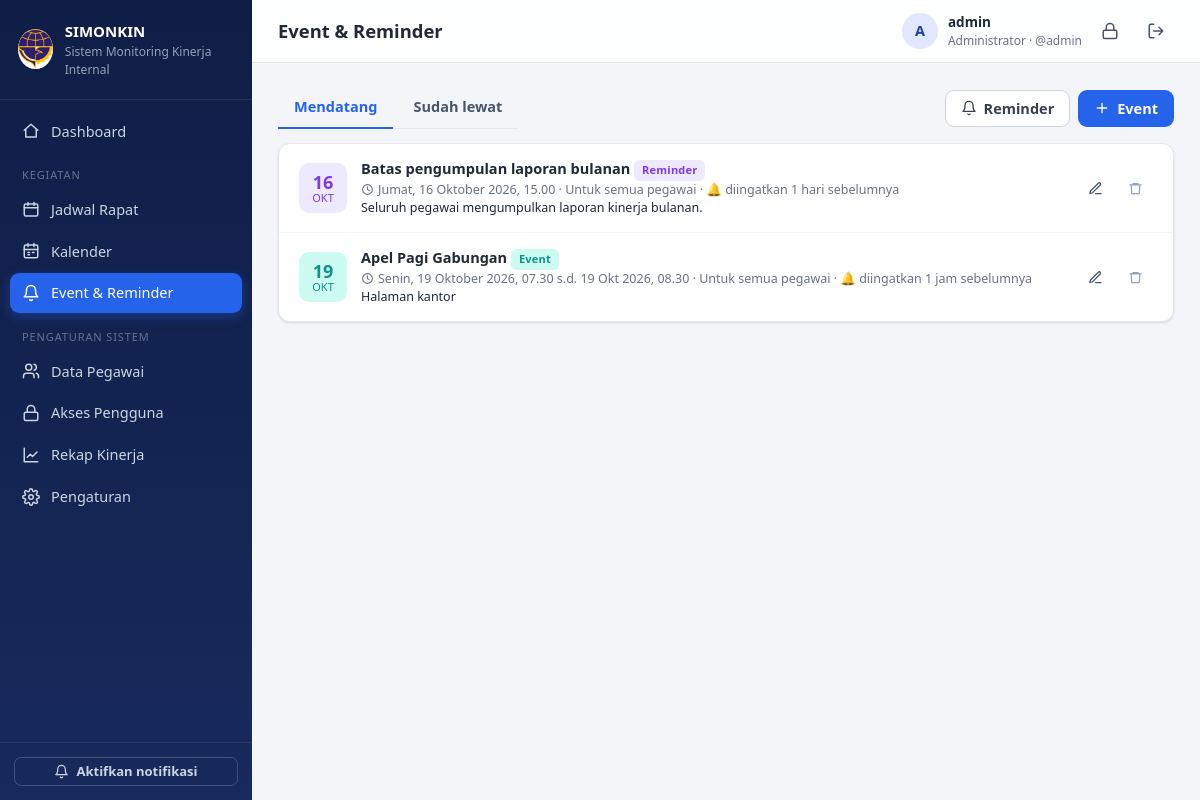
The app's page /event (signed in) with its own data.
### tables this page shows
CREATE TABLE settings (key TEXT PRIMARY KEY, value TEXT);

CREATE TABLE users (
    id INTEGER PRIMARY KEY AUTOINCREMENT,
    username TEXT UNIQUE NOT NULL,
    password_hash TEXT NOT NULL,
    role TEXT NOT NULL CHECK (role IN ('admin','user')),
    pegawai_id INTEGER REFERENCES pegawai(id) ON DELETE SET NULL,
    aktif INTEGER NOT NULL DEFAULT 1,
    last_login TEXT, created_at TEXT
);

CREATE TABLE events (
    id INTEGER PRIMARY KEY AUTOINCREMENT,
    judul TEXT NOT NULL, deskripsi TEXT,
    jenis TEXT NOT NULL DEFAULT 'event' CHECK (jenis IN ('event','reminder')),
    mulai TEXT NOT NULL, selesai TEXT,
    ingatkan_menit INTEGER NOT NULL DEFAULT 0,
    untuk_pegawai_id INTEGER REFERENCES pegawai(id) ON DELETE CASCADE,
    created_by INTEGER, created_at TEXT
);

### app.py (the view)
@app.route("/event")
@login_required
def event_list():
    tab = request.args.get("tab", "mendatang")
    today = date.today().isoformat()
    ev_where, ev_args = visible_events_sql()
    if tab == "lewat":
        cond, order = "substr(coalesce(nullif(e.selesai,''), e.mulai),1,10) < ?", "DESC"
    else:
        cond, order = "substr(coalesce(nullif(e.selesai,''), e.mulai),1,10) >= ?", "ASC"
    rows = query(f"""SELECT e.*, p.nama AS untuk_nama FROM events e LEFT JOIN pegawai p ON p.id=e.untuk_pegawai_id
                     WHERE {ev_where} AND {cond} ORDER BY e.mulai {order}""", (*ev_args, today))
    return render_template("event_list.html", rows=rows, tab=tab)

### app.py (called while the page is built)
def get_db():
    if "db" not in g:
        g.db = sqlite3.connect(DB_PATH)
        g.db.row_factory = sqlite3.Row
        g.db.execute("PRAGMA foreign_keys = ON")
    return g.db

def query(sql, args=(), one=False):
    cur = get_db().execute(sql, args)
    rows = cur.fetchall()
    cur.close()
    return (rows[0] if rows else None) if one else rows

def now_str():
    return datetime.now().strftime(FMT)

def parse_dt(value):
    if not value:
        return None
    for fmt in (FMT, "%Y-%m-%d %H:%M", "%Y-%m-%d"):
        try:
            return datetime.strptime(value[:16] if "T" in value or " " in value else value[:10], fmt)
        except (ValueError, TypeError):
            continue
    return None

def csrf_token():
    if "_csrf" not in session:
        session["_csrf"] = secrets.token_hex(16)
    return session["_csrf"]

@app.before_request
def before():
    g.settings = {r["key"]: r["value"] for r in query("SELECT key, value FROM settings")}
    for k, v in DEFAULT_SETTINGS.items():
        g.settings.setdefault(k, v)
    g.user = None
    uid = session.get("uid")
    if uid:
        g.user = query(
            """SELECT u.*, p.nama AS pegawai_nama, p.jabatan AS pegawai_jabatan
               FROM users u LEFT JOIN pegawai p ON p.id = u.pegawai_id
               WHERE u.id = ? AND u.aktif = 1""", (uid,), one=True)
        if g.user is None:
            session.clear()
    if request.method == "POST":
        token = request.form.get("_csrf") or request.headers.get("X-CSRF-Token")
        if not token or token != session.get("_csrf"):
            abort(400, "Token keamanan tidak valid. Muat ulang halaman lalu coba lagi.")

def is_admin():
    return bool(g.user and g.user["role"] == "admin")

def login_required(f):
    @wraps(f)
    def wrapper(*a, **kw):
        if not g.user:
            return redirect(url_for("login", next=request.full_path))
        return f(*a, **kw)
    return wrapper

def icon(name, size=18):
    return Markup(
        f'<svg class="ic" width="{size}" height="{size}" viewBox="0 0 24 24" fill="none" stroke="currentColor" '
        f'stroke-width="2" stroke-linecap="round" stroke-linejoin="round" aria-hidden="true">{ICONS.get(name, "")}</svg>')

@app.template_filter("tgl")
def f_tgl(value, hari=True):
    dt = parse_dt(value)
    if not dt:
        return "-"
    s = f"{dt.day} {BULAN[dt.month]} {dt.year}"
    return f"{HARI[dt.weekday()]}, {s}" if hari else s

### monitoring-kinerja/templates/event_list.html (shortened to what this page needs)
{% extends 'base.html' %}
{% from '_macros.html' import delete_btn %}
{% block heading %}{{ 'Event & Reminder' if is_admin else 'Pengingat & Event' }}{% endblock %}
{% block content %}
<div class="toolbar">
  <div class="tabs m0">
    <a href="{{ url_for('event_list', tab='mendatang') }}" class="tab {{ 'active' if tab!='lewat' }}">Mendatang</a>
    <a href="{{ url_for('event_list', tab='lewat') }}" class="tab {{ 'active' if tab=='lewat' }}">Sudah lewat</a>
  </div>
  {% if is_admin %}
  <div class="actions">
    <a href="{{ url_for('event_baru', jenis='reminder') }}" class="btn btn-light">{{ icon('bell',16) }} Reminder</a>
    <a href="{{ url_for('event_baru') }}" class="btn btn-primary">{{ icon('plus',16) }} Event</a>
  </div>
  {% endif %}
</div>
<div class="card p0">
{% for e in rows %}
  <div class="ev-row" id="ev{{ e.id }}">
    <div class="date-box {{ 'rem' if e.jenis=='reminder' else 'evt' }}"><b>{{ e.mulai[8:10] }}</b><span>{{ (e.mulai|tgl(false)).split(' ')[1][:3] }}</span></div>
    <div class="li-body">
      <div class="li-title">{{ e.judul }} <span class="badge {{ 'b-purple' if e.jenis=='reminder' else 'b-teal' }}">{{ e.jenis|capitalize }}</span></div>
      <div class="li-meta">{{ icon('clock',13) }} {{ e.mulai|tgl }}{% if e.mulai[11:16] != '00:00' %}, {{ e.mulai|jam }}{% endif %}{% if e.selesai %} s.d. {{ e.selesai|tgljam }}{% endif %}
        · {{ 'Untuk: ' ~ e.untuk_nama if e.untuk_nama else 'Untuk semua pegawai' }}
        {% if e.ingatkan_menit %} · 🔔 diingatkan {{ e.ingatkan_menit // 1440 ~ ' hari' if e.ingatkan_menit >= 1440 else (e.ingatkan_menit // 60 ~ ' jam' if e.ingatkan_menit >= 60 else e.ingatkan_menit ~ ' menit') }} sebelumnya{% endif %}</div>
      {% if e.deskripsi %}<div class="small">{{ e.deskripsi }}</div>{% endif %}
    </div>
    {% if is_admin %}
    <div class="nowrap">
      <a href="{{ url_for('event_edit', eid=e.id) }}" class="btn btn-sm btn-ghost">{{ icon('edit',15) }}</a>
      {{ delete_btn(url_for('event_hapus', eid=e.id)) }}
    </div>
    {% endif %}
  </div>
{% else %}
  <p class="empty">Tidak ada data.</p>
{% endfor %}
</div>
{% endblock %}

### monitoring-kinerja/templates/base.html (shortened to what this page needs)
<!doctype html>
<html lang="id">
  <head>
    <link
      rel="stylesheet"
      href="{{ url_for('static', filename='style.css') }}"
    />
  </head>
  <body>
    {% set ep = request.endpoint or '' %}
    <div class="layout">
      <aside class="sidebar" id="sidebar">
        <div class="brand">
          <div class="logo">
            <img
              src="{{ url_for('static', filename='img/logo.png') }}"
              alt="Logo"
              style="width: 100%; height: 100%; object-fit: contain"
            />
          </div>
          <div>
            <div class="brand-title">{{ settings.nama_aplikasi }}</div>
            <div class="brand-sub">{{ settings.nama_instansi }}</div>
          </div>
        </div>
        <nav class="nav">
          <a
            href="{{ url_for('dashboard') }}"
            class="{{ 'active' if ep=='dashboard' }}"
            >{{ icon('home') }} Dashboard</a
          >
          {% if is_admin %}
          <div class="nav-label">Kegiatan</div>
          <a
            href="{{ url_for('rapat_list') }}"
            class="{{ 'active' if ep.startswith('rapat') }}"
            >{{ icon('rapat') }} Jadwal Rapat</a
          >
          {% endif %}
          <a
            href="{{ url_for('kalender') }}"
            class="{{ 'active' if ep=='kalender' }}"
            >{{ icon('kalender') }} Kalender</a
          >
          <a
            href="{{ url_for('event_list') }}"
            class="{{ 'active' if ep.startswith('event') }}"
            >{{ icon('bell') }} {{ 'Event & Reminder' if is_admin else
            'Pengingat & Event' }}</a
          >
          {% if is_admin %}
          <div class="nav-label">Pengaturan Sistem</div>
          <a
            href="{{ url_for('pegawai_list') }}"
            class="{{ 'active' if ep.startswith('pegawai') }}"
            >{{ icon('pegawai') }} Data Pegawai</a
          >
          <a
            href="{{ url_for('pengguna_list') }}"
            class="{{ 'active' if ep.startswith('pengguna') }}"
            >{{ icon('kunci') }} Akses Pengguna</a
          >
          <a
            href="{{ url_for('rekap') }}"
            class="{{ 'active' if ep.startswith('rekap') }}"
            >{{ icon('chart') }} Rekap Kinerja</a
          >
          <a
            href="{{ url_for('pengaturan') }}"
            class="{{ 'active' if ep=='pengaturan' }}"
            >{{ icon('gear') }} Pengaturan</a
          >
          {% endif %}
        </nav>
        <div class="sidebar-foot">
          <button
            type="button"
            class="btn btn-sm btn-outline-light w100"
            id="btnNotif"
          >
            {{ icon('bell',15) }} Aktifkan notifikasi
          </button>
        </div>
      </aside>
      <main class="main">
        <header class="topbar">
          <h1 class="page-title">{% block heading %}{% endblock %}</h1>
          <div class="user-box">
            <div class="avatar">
              {{ (current_user.pegawai_nama or current_user.username)[:1]|upper
              }}
            </div>
            <div class="user-meta">
              <div class="user-name">
                {{ current_user.pegawai_nama or current_user.username }}
              </div>
              <div class="user-role">
                {{ 'Administrator' if is_admin else 'Pengguna' }} · @{{
                current_user.username }}
              </div>
            </div>
            <a
              class="icon-btn"
              href="{{ url_for('ganti_password') }}"
              title="Ganti password"
              >{{ icon('kunci') }}</a
            >
            <form method="post" action="{{ url_for('logout') }}" class="inline">
              <button class="icon-btn" title="Keluar">
                {{ icon('logout') }}
              </button>
            </form>
          </div>
        </header>
        <div class="content">
           {% block content %}{% endblock %}
        </div>
      </main>
    </div>
  </body>
</html>

### monitoring-kinerja/templates/_macros.html (shortened to what this page needs)
{% macro delete_btn(action, label='Hapus', msg='Yakin ingin menghapus data ini?') -%}
<form method="post" action="{{ action }}" class="inline" data-confirm="{{ msg }}">
  <button class="btn btn-sm btn-ghost-danger" title="{{ label }}">{{ icon('trash',15) }}</button>
</form>
{%- endmacro %}

### records on screen
settings: nama_aplikasi "SIMONKIN"
settings: nama_instansi "Sistem Monitoring Kinerja Internal"
users: username "A", username "admin"
events: mulai "16", mulai "OKT", judul "Batas pengumpulan laporan bulanan", jenis "Reminder", mulai|tgl "Jumat, 16 Oktober 2026", mulai|jam "15.00", untuk_nama "Untuk semua pegawai", ingatkan_menit "1 hari", deskripsi "Seluruh pegawai mengumpulkan laporan kinerja bulanan."
events: mulai "19", mulai "OKT", judul "Apel Pagi Gabungan", jenis "Event", mulai|tgl "Senin, 19 Oktober 2026", mulai|jam "07.30", selesai|tgljam "19 Okt 2026, 08.30", untuk_nama "Untuk semua pegawai", ingatkan_menit "1 jam", deskripsi "Halaman kantor"

### other values on screen
{{ 'Event & Reminder' if is_admin else
            'Pengingat & Event' }} "Event & Reminder"
{{ 'Event & Reminder' if is_admin else 'Pengingat & Event' }} "Event & Reminder"
{{ 'Administrator' if is_admin else 'Pengguna' }} "Administrator"
